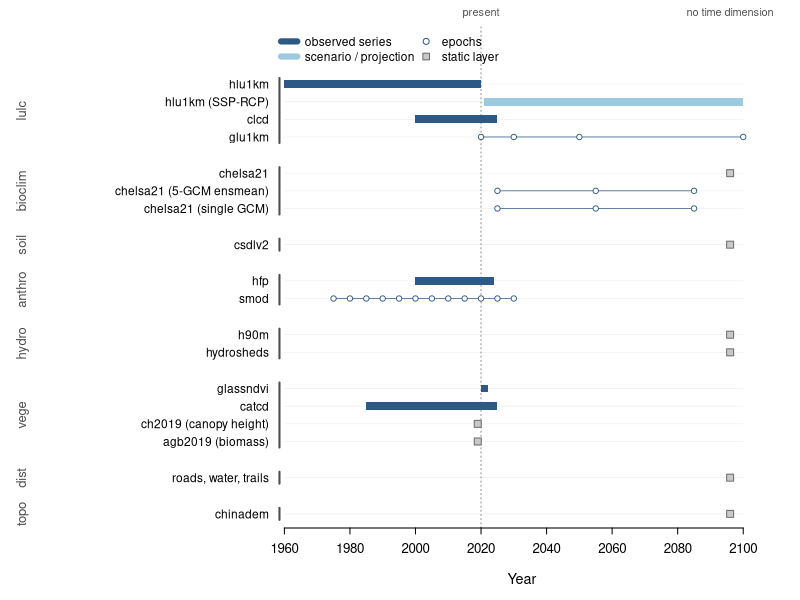
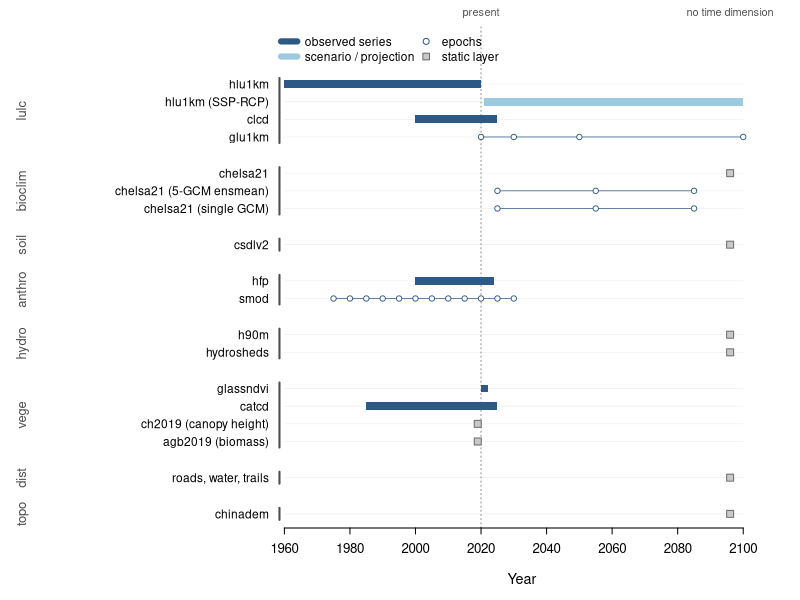

R code for these plots, in order:
# R/figs/fig08_theme_coverage.R
# Fig. 8: temporal coverage of every dataset, grouped by theme.
#
# Why this figure: Table 1 lists the coverage of 25 dataset entries as prose, which
# is slow to read and hides the pattern the paper needs to make — some themes carry
# historical series, others only static layers or scenario points.
#
# The intervals below are the ones verified against the delivery by
# R/tools/check_table2.R (25/25). Keep them in step with paper_content_zh.py.
#
# Usage: Rscript R/figs/fig08_theme_coverage.R

root <- Sys.getenv("CHECO_ROOT", "E:/CHECO26/N-SDM")
out_dir <- file.path(root, "00_docs", "SUBMISSION", "figures")
dir.create(out_dir, showWarnings = FALSE, recursive = TRUE)

# ---- coverage table -----------------------------------------------------------
# kind: "obs" = observed series, "scen" = scenario / projection,
#       "pt" = discrete epochs, "static" = no time dimension
# year: for a static layer, the reference year when the product documents one
rows <- list(
  list(theme = "lulc",    name = "hlu1km",                    kind = "obs",    span = c(1960, 2020), pts = NULL, year = NA),
  list(theme = "lulc",    name = "hlu1km (SSP-RCP)",          kind = "scen",   span = c(2021, 2100), pts = NULL, year = NA),
  list(theme = "lulc",    name = "clcd",                      kind = "obs",    span = c(2000, 2025), pts = NULL, year = NA),
  list(theme = "lulc",    name = "glu1km",                    kind = "pt",     span = NULL, pts = c(2020, 2030, 2050, 2100), year = NA),
  list(theme = "bioclim", name = "chelsa21",                  kind = "static", span = NULL, pts = NULL, year = NA),
  list(theme = "bioclim", name = "chelsa21 (5-GCM ensmean)",  kind = "pt",     span = NULL, pts = c(2025, 2055, 2085), year = NA),
  list(theme = "bioclim", name = "chelsa21 (single GCM)",     kind = "pt",     span = NULL, pts = c(2025, 2055, 2085), year = NA),
  list(theme = "soil",    name = "csdlv2",                    kind = "static", span = NULL, pts = NULL, year = NA),
  list(theme = "anthro",  name = "hfp",                       kind = "obs",    span = c(2000, 2024), pts = NULL, year = NA),
  list(theme = "anthro",  name = "smod",                      kind = "pt",     span = NULL, pts = seq(1975, 2030, by = 5), year = NA),
  list(theme = "hydro",   name = "h90m",                      kind = "static", span = NULL, pts = NULL, year = NA),
  list(theme = "hydro",   name = "hydrosheds",                kind = "static", span = NULL, pts = NULL, year = NA),
  list(theme = "vege",    name = "glassndvi",                 kind = "obs",    span = c(2020, 2022), pts = NULL, year = NA),
  list(theme = "vege",    name = "catcd",                     kind = "obs",    span = c(1985, 2025), pts = NULL, year = NA),
  list(theme = "vege",    name = "ch2019 (canopy height)",    kind = "static", span = NULL, pts = NULL, year = 2019),
  list(theme = "vege",    name = "agb2019 (biomass)",         kind = "static", span = NULL, pts = NULL, year = 2019),
  list(theme = "dist",    name = "roads, water, trails",      kind = "static", span = NULL, pts = NULL, year = NA),
  list(theme = "topo",    name = "chinadem",                  kind = "static", span = NULL, pts = NULL, year = NA)
)

n <- length(rows)
themes <- unique(vapply(rows, `[[`, "", "theme"))

# lay rows out top-down, inserting a gap between theme blocks
GAP <- 1.05
ypos <- numeric(n)
cur <- 0
prev <- ""
for (i in seq_len(n)) {
  if (rows[[i]]$theme != prev && prev != "") cur <- cur + GAP
  cur <- cur + 1
  ypos[i] <- cur
  prev <- rows[[i]]$theme
}
ypos <- (max(ypos) + min(ypos)) - ypos   # first row on top
YTOP <- max(ypos)

col_obs <- "#2C5985"
col_scen <- "#9ECAE1"
col_pt <- "#2C5985"
col_static <- "#C8C8C8"
col_rule <- "#EDEDED"
col_theme <- "#4D4D4D"

XLIM <- c(1955, 2110)
STATIC_X <- 2096

draw <- function() {
  op <- par(mar = c(3.6, 13.4, 1.2, 1.2), mgp = c(2.1, 0.45, 0), las = 1,
            xaxs = "i", yaxs = "i", family = "sans")
  on.exit(par(op), add = TRUE)

  plot(NA, xlim = XLIM, ylim = c(0.2, YTOP + 3.4), axes = FALSE, xlab = "", ylab = "")

  segments(1960, ypos, 2100, ypos, col = col_rule, lwd = 0.6)
  abline(v = 2020, lty = 3, lwd = 1.0, col = "#8C8C8C")

  for (i in seq_len(n)) {
    r <- rows[[i]]; y <- ypos[i]
    if (!is.null(r$span)) {
      x0 <- max(r$span[1], 1960); x1 <- min(r$span[2], 2100)
      rect(x0, y - 0.22, x1, y + 0.22,
           col = if (r$kind == "obs") col_obs else col_scen, border = NA)
    }
    if (!is.null(r$pts)) {
      pts <- r$pts[r$pts >= 1960 & r$pts <= 2100]
      segments(min(pts), y, max(pts), y, col = col_pt, lwd = 0.7)
      points(pts, rep(y, length(pts)), pch = 21, bg = "white", col = col_pt,
             cex = 0.72, lwd = 0.9)
    }
    if (r$kind == "static") {
      if (is.na(r$year)) {
        points(STATIC_X, y, pch = 22, bg = col_static, col = "#6E6E6E", cex = 1.05)
      } else {
        points(r$year, y, pch = 22, bg = col_static, col = "#6E6E6E", cex = 1.05)
      }
    }
  }

  # theme brackets and labels
  for (th in themes) {
    idx <- which(vapply(rows, `[[`, "", "theme") == th)
    yy <- ypos[idx]
    segments(1958.5, min(yy) - 0.34, 1958.5, max(yy) + 0.34, lwd = 2.0, col = col_theme)
    mtext(th, side = 2, at = mean(range(yy)), line = 11.9, cex = 0.78, las = 0,
          col = col_theme)
  }

  axis(2, at = ypos, labels = vapply(rows, `[[`, "", "name"), tick = FALSE,
       cex.axis = 0.72, line = -0.5)
  axis(1, at = seq(1960, 2100, 20), cex.axis = 0.8, tcl = -0.3)
  mtext("Year", side = 1, line = 2.0, cex = 0.86)
  mtext("present", side = 3, at = 2020, cex = 0.66, line = 0.2, col = "#555555")
  mtext("no time dimension", side = 3, at = STATIC_X, cex = 0.66, line = 0.2,
        col = "#555555")

  legend(x = 1958, y = YTOP + 3.25, xjust = 0, yjust = 1, ncol = 2, bty = "n",
         cex = 0.72, seg.len = 1.5, x.intersp = 0.7, y.intersp = 1.05,
         legend = c("observed series", "scenario / projection", "epochs",
                    "static layer"),
         pch = c(NA, NA, 21, 22), lty = c(1, 1, NA, NA), lwd = c(6, 6, NA, NA),
         pt.bg = c(NA, NA, "white", col_static),
         pt.cex = c(NA, NA, 0.8, 1.0),
         col = c(col_obs, col_scen, col_pt, "#6E6E6E"))
}

for (dev in c("png", "pdf")) {
  f <- file.path(out_dir, paste0("fig08_theme_coverage.", dev))
  if (dev == "png") {
    png(f, width = 7.0, height = 5.2, units = "in", res = 600, bg = "white")
  } else {
    pdf(f, width = 7.0, height = 5.2, bg = "white")
  }
  draw()
  dev.off()
  cat("written:", f, "\n")
}
